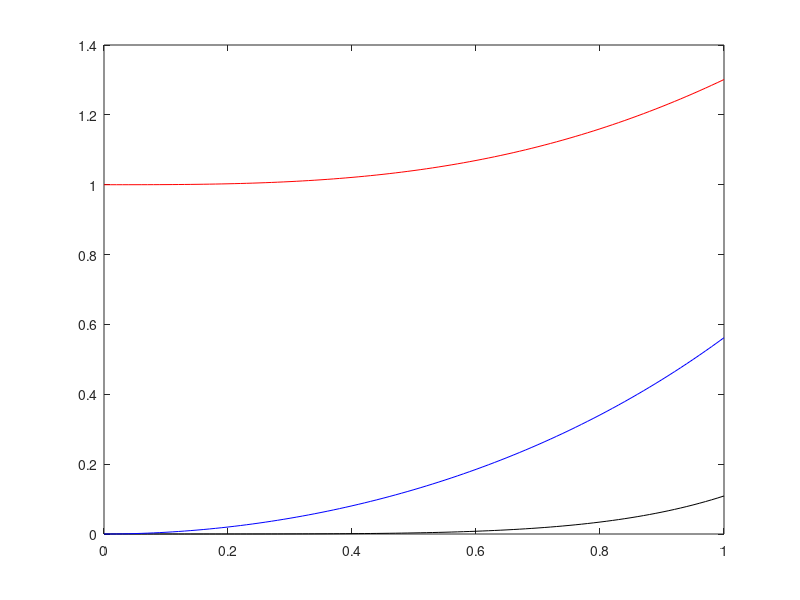
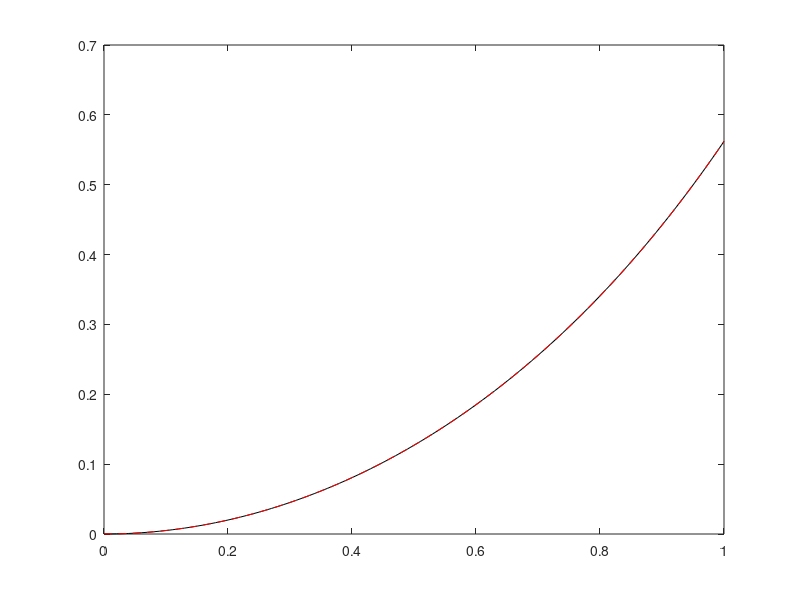
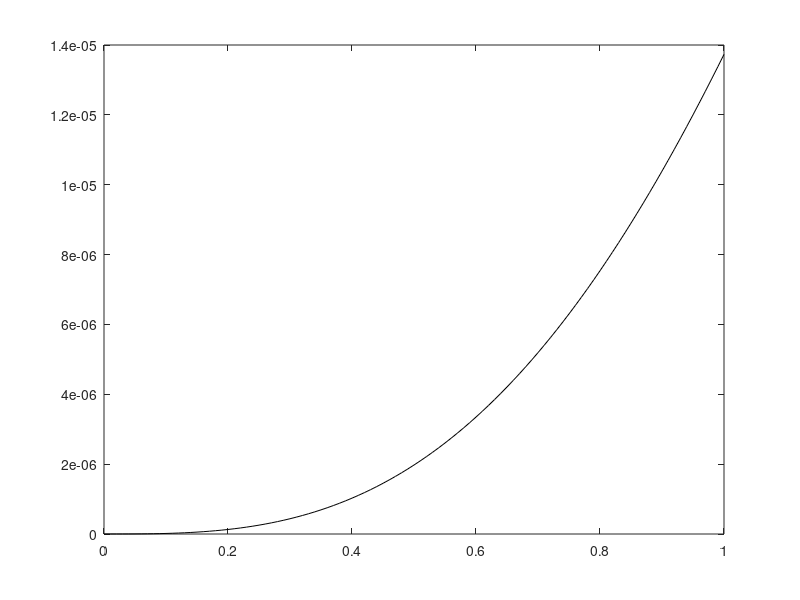
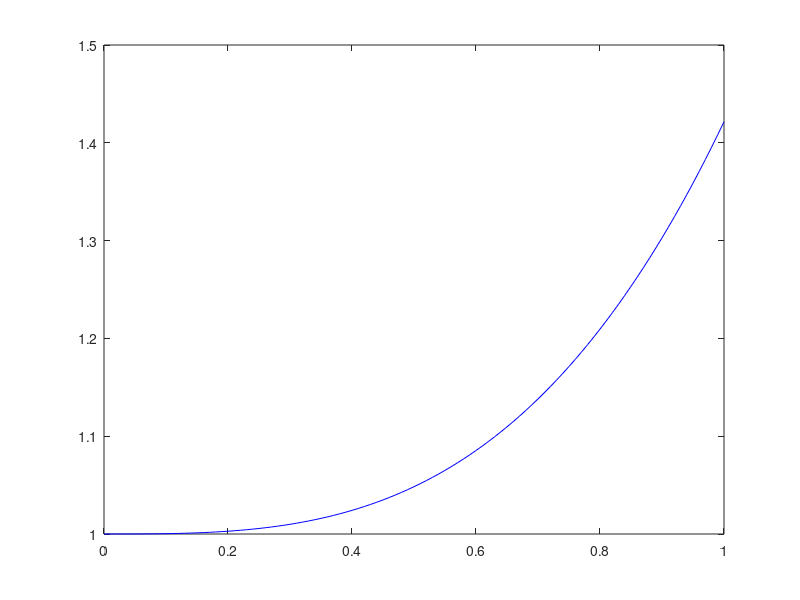

Write the MATLAB code that produced these figures, in order.
%   Using an RK2 scheme, solve dx/dt = x^2 + y*t^2, dy/dt = z*t, dz/dt = t*sin(t)
% 	for t between 0 and 1, x(0) = 0, y(0) = 0, z(0) = 1. Plot two figures, 
% 	the first showing x, y and z against t and the second showing the 
% 	distance of the co-ordinate (x,y,z) from the origin at all times.

clear all
t_init=0;
t_fin=1;
x_init=0;
y_init=0;
z_init=1;
h=0.01;
steps=(t_fin-t_init)/h;

t_vals=t_init:h:t_fin;
t_vals_half=t_init+h/2:h:t_fin-h/2;

x_vals=zeros(1,steps+1);
x_vals_half=zeros(1,steps);

y_vals=zeros(1,steps+1);
y_vals_half=zeros(1,steps);

z_vals=zeros(1,steps+1);
z_vals_half=zeros(1,steps);

x_vals(1)=x_init;
y_vals(1)=y_init;
z_vals(1)=z_init;

for i = 2:steps+1
    x_vals_half(i-1)=x_vals(i-1)+(h/2)*(x_vals(i-1)^2+y_vals(i-1)*t_vals(i-1)^2);
    y_vals_half(i-1)=y_vals(i-1)+(h/2)*z_vals(i-1)*t_vals(i-1);
    z_vals_half(i-1)=z_vals(i-1)+(h/2)*t_vals(i-1)*sin(t_vals(i-1));
    x_vals(i)=x_vals(i-1)+h*(x_vals_half(i-1)^2+y_vals_half(i-1)*t_vals_half(i-1)^2);
    y_vals(i)=y_vals(i-1)+h*z_vals_half(i-1)*t_vals_half(i-1);
    z_vals(i)=z_vals(i-1)+h*t_vals_half(i-1)*sin(t_vals_half(i-1));
end

y_vals_exact=(1/2)*t_vals.^2 + 3*sin(t_vals) - 3*t_vals.*cos(t_vals) - (t_vals.^2).*sin(t_vals);
z_vals_exact=1 + sin(t_vals) - t_vals.*cos(t_vals);

figure(1)
plot(t_vals,x_vals,'k-')
hold on
plot(t_vals,y_vals,'b-')
plot(t_vals,z_vals,'r-')
hold off

figure(2)
plot(t_vals,y_vals,'k-')
hold on
plot(t_vals,y_vals_exact,'r--')
hold off

figure(3)
plot(t_vals,abs(y_vals-y_vals_exact),'k-')

abs_xyz_origin=zeros(1,steps+1);

for j = 1:steps+1
    abs_xyz_origin(j)=sqrt(x_vals(j)^2+y_vals(j)^2+z_vals(j)^2);
end

figure(4)
plot(t_vals,abs_xyz_origin,'b-')